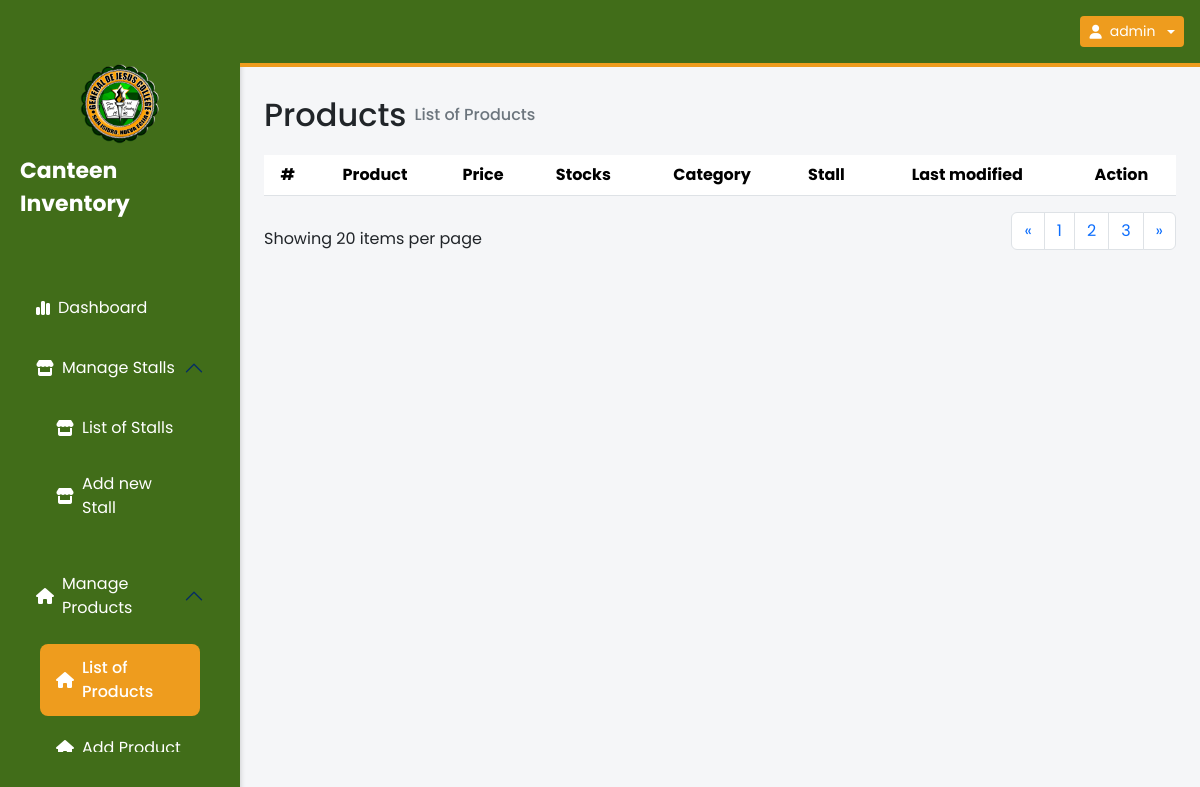
Before: /products.php (signed in) with the older database file.
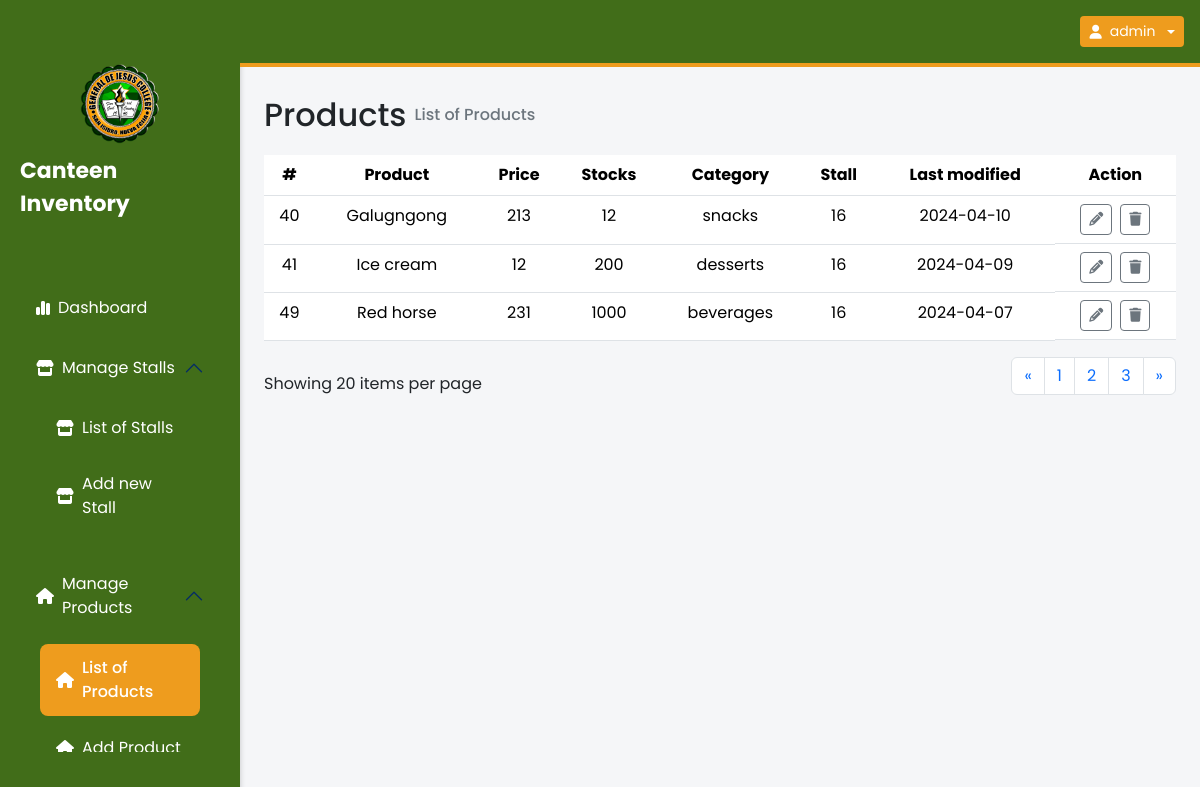
After: the same page with the newer database file.
### tables this page shows
CREATE TABLE `products` (
  `id` int(11) NOT NULL,
  `product_name` varchar(255) NOT NULL,
  `price` int(11) NOT NULL,
  `stocks` int(11) NOT NULL,
  `category` varchar(255) NOT NULL,
  `stall_id` int(11) NOT NULL,
  `last_modified` date NOT NULL DEFAULT current_timestamp()
);

### products.php (the view, shortened to what this page needs)
<?php
include './db.php';
?>
<!DOCTYPE html>
<html lang="en">
<head>
  <link rel="stylesheet" href="./index.css" />
  <link href="https://cdn.jsdelivr.net/npm/bootstrap@5.3.3/dist/css/bootstrap.min.css" rel="stylesheet" />
</head>
<body>
  <aside>
    <div class="sidebar-logo-container">
      <img src="./images/gjc logo.png" alt="" />
      <p>Canteen Inventory</p>
    </div>
    <ul class="p-0 overflow-auto  ">
      <a href="./index.php" class="text-white  link-underline link-underline-opacity-0">
        <li class="sidebar-link">
          <i class="fa-solid fa-chart-simple"></i>
          <p class="mb-0 ">Dashboard</p>
        </li>
      </a>
      <div class="accordion" id="stallsAccordion">
        <div class="accordion-item">
          <button class="accordion-button d-flex align-items-center gap-2 p-3 bg-transparent text-white shadow-none rounded-2 " type="button" data-bs-toggle="collapse" data-bs-target="#collapseOne" aria-expanded="true" aria-controls="collapseOne">
            <i class="fa-solid fa-store"></i>
            <p class="mb-0 ">Manage Stalls</p>
          </button>
          <div id="collapseOne" class="accordion-collapse collapse show" data-bs-parent="#stallsAccordion">
            <div class="accordion-body pt-0">
              <a href="./stalls.php" class="text-white link-underline link-underline-opacity-0">
                <li class="sidebar-link mt-2 ">
                  <i class="fa-solid fa-store"></i>
                  <p class="mb-0 ">List of Stalls</p>
                </li>
              </a>
              <a href="./addstall.php" class="text-white link-underline link-underline-opacity-0">
                <li class="sidebar-link mt-2 ">
                  <i class="fa-solid fa-store"></i>
                  <p class="mb-0 ">Add new Stall</p>
                </li>
              </a>
            </div>
          </div>
        </div>
      </div>
      <div class="accordion" id="productsAccordion">
        <div class="accordion-item">
          <button class="accordion-button d-flex align-items-center gap-2 p-3 bg-transparent text-white shadow-none rounded-2 " type="button" data-bs-toggle="collapse" data-bs-target="#collapse2" aria-expanded="true" aria-controls="collapse2">
            <i class="fa-solid fa-house"></i>
            <p class="mb-0 ">Manage Products</p>
          </button>
          <div id="collapse2" class="accordion-collapse collapse show" data-bs-parent="#productsAccordion">
            <div class="accordion-body pt-0">
              <a href="./products.php" class="text-white link-underline link-underline-opacity-0">
                <li class="sidebar-link mt-2 active-sidebar-link ">
                  <i class="fa-solid fa-house "></i>
                  <p class="mb-0 ">List of Products</p>
                </li>
              </a>
              <a href="./addproduct.php" class="text-white link-underline link-underline-opacity-0">
                <li class="sidebar-link mt-2 ">
                  <i class="fa-solid fa-house"></i>
                  <p class="mb-0 ">Add Product</p>
                </li>
              </a>
            </div>
          </div>
        </div>
      </div>
    </ul>
  </aside>
  <main style="width: 80%" class="min-vh-100">
    <nav style="background-color: #416d19; border-bottom: 4px solid #ee9c1e" class="sticky-top w-100 p-3 d-flex align-items-center justify-content-between text-white">
      <div>
        <div class="btn-group">
          <button type="button" style="background-color: #ee9c1e" class="btn btn-sm dropdown-toggle text-white d-flex align-items-center gap-2" data-bs-toggle="dropdown" aria-expanded="false">
            <i class="fa-solid fa-user"></i>
            <?php echo $_SESSION['username'] ?>
          </button>
        </div>
      </div>
    </nav>
    <div class="w-100 d-flex flex-column p-4">
      <div class="w-100">
        <div class="d-flex align-items-center gap-2 ">
          <p class="fs-2 fw-medium m-0  ">Products</p>
          <p class="fw-6 text-secondary fw-medium m-0 ">List of Products</p>
        </div>
      </div>
      <div class="w-100 ">
        <table class="table table-hover">
          <thead class="text-center">
            <tr>
              <th scope="col">#</th>
              <th scope="col">Product</th>
              <th scope="col">Price</th>
              <th scope="col">Stocks</th>
              <th scope="col">Category</th>
              <th scope="col">Stall</th>
              <th scope="col">Last modified</th>
              <th scope="col">Action</th>
            </tr>
          </thead>
          <tbody id="products-table" class="text-center">
            <?php
            $sql = "SELECT * FROM products";
            $result = $conn->query($sql);
            while ($row = $result->fetch_assoc()) {
              echo "<tr>";
              foreach ($row as $key => $value) {
                echo "<td>" . $value . "</td>";
              }
              echo "<td class='d-flex align-items-center justify-content-center gap-2'>";
              echo "<button data-bs-toggle='modal' data-bs-target='#editProductModal' type='button' class='btn btn-outline-secondary btn-sm'>
              <i class='fa-solid fa-pencil'></i>
              </button>";
              echo "<button data-bs-toggle='modal' data-bs-target='#deleteProductModal' type='button' class='btn btn-outline-secondary btn-sm'>
              <i class='fa-solid fa-trash'></i>
              </button>";
              echo "</td>";
              echo "</tr>";
            }
            ?>
          </tbody>
        </table>
        <nav aria-label="Page navigation example" class="w-100 d-flex align-items-center justify-content-between ">
          <div>
            Showing 20 items per page
          </div>
          <ul class="pagination">
            <li class="page-item">
              <a class="page-link" href="#" aria-label="Previous">
                <span aria-hidden="true">&laquo;</span>
              </a>
            </li>
            <li class="page-item"><a class="page-link" href="#">1</a></li>
            <li class="page-item"><a class="page-link" href="#">2</a></li>
            <li class="page-item"><a class="page-link" href="#">3</a></li>
            <li class="page-item">
              <a class="page-link" href="#" aria-label="Next">
                <span aria-hidden="true">&raquo;</span>
              </a>
            </li>
          </ul>
        </nav>
      </div>
    </div>
  </main>
</body>
</html>

### index.css (style rules this page uses)
* { padding: 0; margin: 0; box-sizing: border-box; font-family: "Poppins", sans-serif; }
body { width: 100%; min-height: 100vh; display: flex; background-color: #f5f6f8 !important; }

### sidebar.css (style rules this page uses)
* { padding: 0; margin: 0; box-sizing: border-box; font-family: "Poppins", sans-serif; }
aside { width: 20%; height: 100vh; display: flex; flex-direction: column; align-items: center; background-color: #416d19; box-shadow: 0 0 6px rgba(0, 0, 0, 0.2); padding: 2rem 20px; position: sticky; top: 0; color: white; }
aside .sidebar-logo-container { display: flex; flex-direction: column; align-items: center; gap: 4px; margin: 2rem 0 1rem 0; }
aside .sidebar-logo-container img { width: 80px; }
aside .sidebar-logo-container p { font-size: 22px; font-weight: bold; margin-top: 6px; }
aside ul { width: 100%; display: flex; flex-direction: column; gap: 8px; margin-top: 2rem; }
.sidebar-link { display: flex; align-items: center; gap: 8px; padding: 12px 16px; border-radius: 8px; cursor: pointer; transition: background-color 0.1s ease-in-out, color 0.1s ease-in-out, font-weight 0.1s ease-in-out; }
.accordion-button:hover, .sidebar-link:hover, .active-sidebar-link { background-color: #ee9c1e !important; color: white; font-weight: 500; }
.accordion .accordion-item { border: none; background-color: transparent; color: white; }
.accordion-button::after { color: white; }

Changed rows visible on the page:
added products: id "40", product_name "Galugngong", price "213", stocks "12", category "snacks", stall "16", last_modified "2024-04-10"
added products: id "41", product_name "Ice cream", price "12", stocks "200", category "desserts", stall "16", last_modified "2024-04-09"
added products: id "49", product_name "Red horse", price "231", stocks "1000", category "beverages", stall "16", last_modified "2024-04-07"
